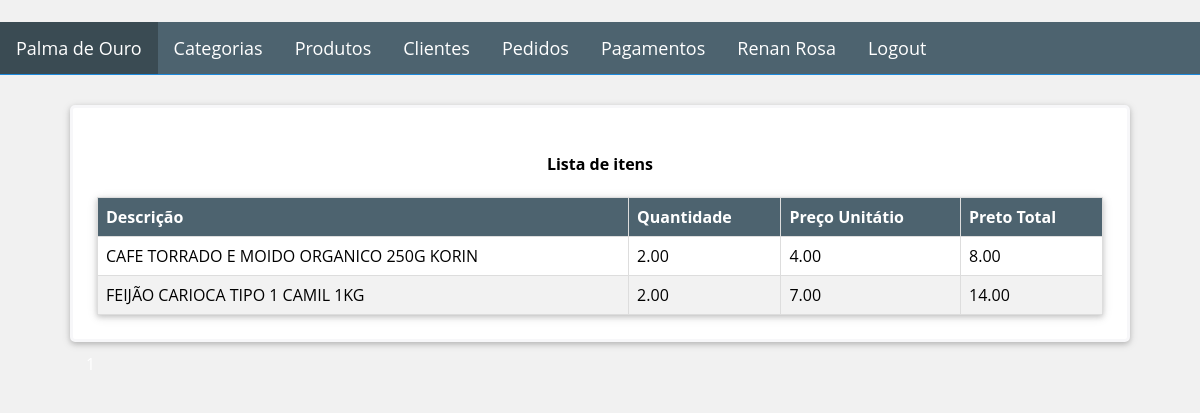
Screenshot of /order/3/items (signed in) with the database file from the repository.
### Golden_Leaf/models.py (models this page shows, shortened)
class User(db.Model):
    __metaclass__ = ABCMeta
    __abstract__ = True
    id = db.Column(db.Integer, primary_key=True)
    name = db.Column(db.String(64), nullable=False, index=True)
    phone_number = db.Column(db.String(11), nullable=False)

class Clerk(User, UserMixin):
    __tablename__ = 'clerks'
    image_file = db.Column(db.String(64), default='default.png')
    email = db.Column(db.String(64), unique=True)
    password_hash = db.Column(db.String(128), nullable=False)
    __mapper_args__ = {
        'concrete': True
    }
    @property
    def password(self) -> None:
        raise AttributeError('password is not a readable attribute')

class Item(db.Model):
    __tablename__ = 'items'
    id = db.Column(db.Integer, primary_key=True)
    order_id = db.Column(db.Integer, ForeignKey('orders.id'), nullable=False)
    product_id = db.Column(db.Integer, ForeignKey(
        'products.id'), nullable=False)
    quantity = db.Column(db.Numeric(5, 2), nullable=False)
    extended_cost = db.Column(db.Numeric(7, 2), nullable=False)
    order = relationship("Order", backref=backref(
        'items', order_by=id), lazy=True)
    product = relationship("Product", uselist=False)
    __table_args__ = (CheckConstraint(
        quantity >= 0.01, name='quantity_positive'),)

class Product(db.Model):
    __tablename__ = 'products'
    id = db.Column(db.Integer, primary_key=True)
    description = db.Column(db.String(64))
    image_file = db.Column(db.String(32), default='default.jpg')
    unit_cost = db.Column(db.Numeric(6, 2), nullable=False)
    is_available = db.Column(db.Boolean, nullable=False)
    code = db.Column(db.String(13), unique=True, nullable=False)
    category_id = db.Column(db.Integer, ForeignKey(
        'categories.id'), nullable=False)
    category = relationship("Category", backref=backref(
        'products', order_by=description))
    __table_args__ = (CheckConstraint(
        unit_cost >= 0.00, name='unit_cost_positive'),)

### Golden_Leaf/views/order/routes.py (the view)
@blueprint_order.route('/order/<int:id>/items', methods=['GET'])
@login_required
def items_order(id):
    order = Order.query.get_or_404(id)
    page = request.args.get('page', 1, type=int)
    all_items = Item.query.filter_by(order=order).paginate(page, per_page=10)
    return render_template('order/items.html', order_items=all_items)

### Golden_Leaf/models.py (called while the page is built)
@login_manager.user_loader
def load_user(id):
    return Clerk.query.get(id)

### Golden_Leaf/templates/order/items.html
{% extends "base.html" %}
{% block page_content %}
<div class="container">
    <table>
        <caption><h4>Lista de itens</h4></caption>
        <thead>
            <tr>
                <th>Descrição</th>
                <th>Quantidade</th>
                <th>Preço Unitátio</th>
                <th>Preto Total</th>
            </tr>
        </thead>
        <tbody>
            {% for item in order_items.items %}
            <tr>
                <td>{{ item.product.description }}</td>
                <td>{{ item.quantity }}</td>
                <td>{{ item.product.unit_cost }}</td>
                <td>{{ item.extended_cost }}</td>
            </tr>
            {% endfor %}
        </tbody>
    </table>
</div>
<div>
    {% for page_number in order_items.iter_pages(left_edge=1,right_edge=1,left_current=1,right_current=2) %}
    {% if page_number %}
    {% if order_items.page == page_number %}
    <a class="btn btn-info mb-4"
       href="{{ url_for('blueprint_order.get_orders',page=page_number) }}">{{ page_number }}</a>
    {% else %}
    <a class="btn btn-outline-info mb-4"
       href="{{ url_for('blueprint_order.get_orders',page=page_number) }}">{{ page_number }}</a>
    {% endif %}
    {% else %}
    ...
    {% endif %}
    {% endfor %}
</div>
{% endblock %}

### Golden_Leaf/templates/base.html (shortened to what this page needs)
﻿<head>
    {% block head %}
    <link rel="stylesheet" type="text/css" href="{{ url_for('static', filename='css/styles.css') }}">
    {% endblock %}
</head>
<body>
    {% block navbar %}
    <header>
        <nav>
            <ul class="nav">
                <li>
                    <a class="nav-link active" href="{{ url_for('blueprint_main.index') }}">
                         Palma de Ouro
                    </a>
                </li>
                <li>
                    <a class="nav-link" href="{{ url_for('blueprint_category.get_categories') }}">Categorias</a>
                </li>
                <li>
                    <a class="nav-link" href="{{ url_for('blueprint_product.get_products') }}">Produtos</a>
                </li>
                <li>
                    <a class="nav-link" href="{{ url_for('blueprint_client.get_clients') }}">Clientes</a>
                </li>
                <li>
                    <a class="nav-link" href="{{ url_for('blueprint_order.get_orders') }}">Pedidos</a>
                </li>
                <li>
                    <a class="nav-link" href="{{ url_for('blueprint_payment.get_payment') }}">Pagamentos</a>
                </li>
                {% if current_user.is_authenticated %}
                <li>
                    <a class="nav-link" href="{{ url_for('blueprint_clerk.account') }}">
                        {{ current_user.name }}
                    </a>
                </li>
                <li>
                    <a class="nav-link" href="{{ url_for('blueprint_clerk.logout') }}">
                        Logout
                    </a>
                </li>
                {% else %}
                <li>
                    <a class="nav-link" href="{{ url_for('blueprint_clerk.login') }}">
                        <span class="glyphicon glyphicon-user"></span> Login
                    </a>
                </li>
                {% endif %}
            </ul>
        </nav>
    </header>
    {% endblock %}
    <main>
        {% block content  %}
        <div>
            {% block page_content %}
            {% endblock %}
        </div>
        {% endblock %}
    </main>
</body>

### Golden_Leaf/static/css/styles.css (style rules this page uses)
.container, .form-container { border-radius: 5px; color: #000; background-color: #ffffff; border: solid #f7f7f9; box-shadow: 0 2px 5px 0 rgba(0, 0, 0, 0.16), 0 2px 10px 0 rgba(0, 0, 0, 0.12); }
* { box-sizing: border-box; }
html, body, h1, h2, h3, h4, h5 { font-family: "Open Sans", sans-serif; }
body { background-color: #f1f1f1; margin: 0; }
.nav { list-style-type: none; margin: 0; padding: 0; background-color: #4d636f; color: #ffffff; font-size: 18px; border-bottom: 1px solid #1e8adc; display: flex; }
.nav-link { display: block; color: #ffffff; text-align: center; padding: 14px 16px; text-decoration: none; }
.active { background-color: #3a4b53; }
main { margin: auto; padding: 10px; width: 90%; }
.container { padding: 1.5rem; border-width: .2rem; }
table { background-color: #ffffff; color: #000; width: 100%; border-collapse: collapse; box-shadow: 0 2px 5px 0 rgba(0, 0, 0, 0.16), 0 2px 10px 0 rgba(0, 0, 0, 0.12); }
th { text-align: left; border: 1px solid #ddd; background-color: #4d636f; color: white; padding: 8px; }
td { border: 1px solid #ddd; padding: 8px; }
table tr:nth-child(even) { background-color: #f2f2f2; }
.btn { display: inline-block; text-decoration: none; border: 1px solid transparent; padding: 10px 15px; color: #fff; border-radius: .25rem; }

### rows the page displays
Clerk: name "Renan Rosa"
Item: product.description "CAFE TORRADO E MOIDO ORGANICO 250G KORIN", quantity "2.00", product.unit_cost "4.00", extended_cost "8.00"
Item: product.description "FEIJÃO CARIOCA TIPO 1 CAMIL 1KG", quantity "2.00", product.unit_cost "7.00", extended_cost "14.00"
